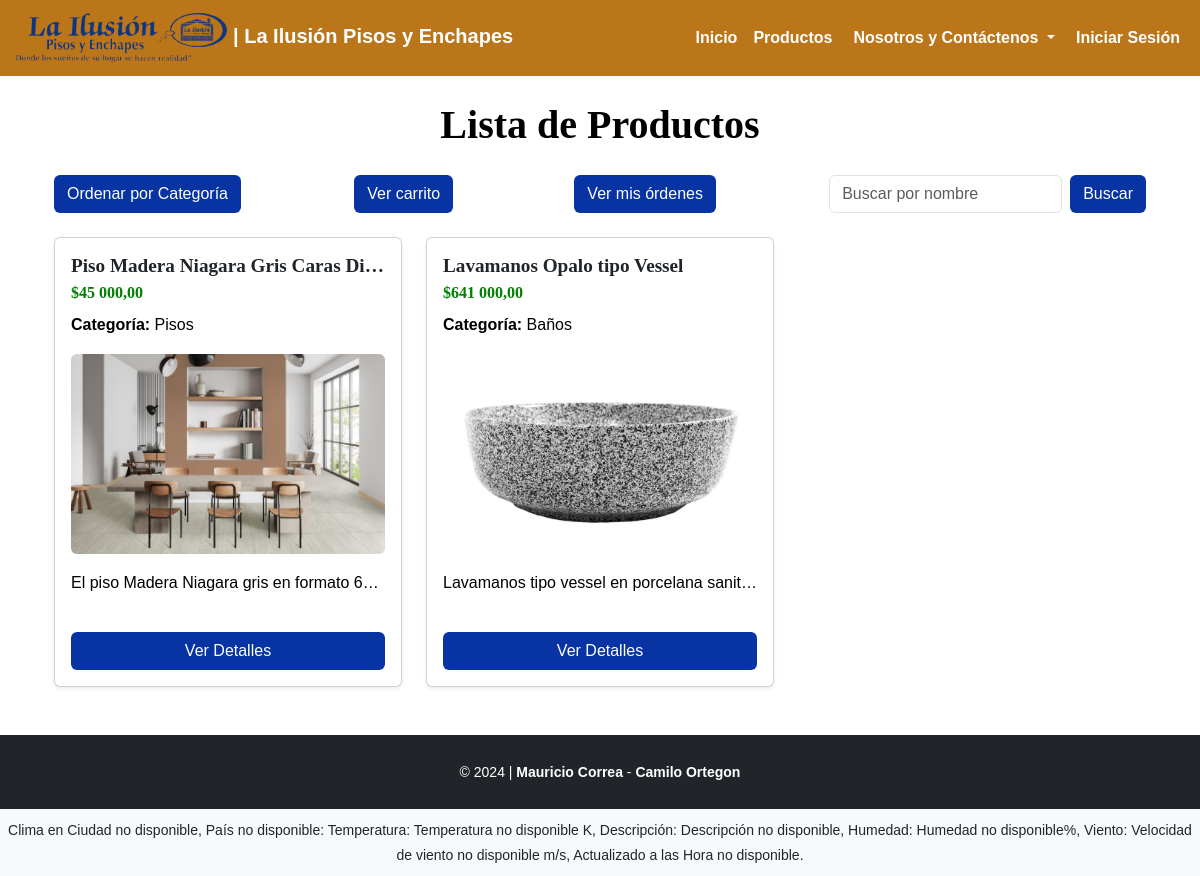
The app's page /product/ with its own data.
### product/models.py (models this page shows, shortened)
class ProductoBase(models.Model):
    categoria = models.ForeignKey('Categoria', on_delete=models.CASCADE, related_name='productos', verbose_name="Categoría", null=False, blank=False)
    subcategoria = models.ForeignKey('Subcategoria', on_delete=models.CASCADE, related_name='productos', verbose_name="Subcategoría", null=False, blank=False)
    usuario = models.ForeignKey(settings.AUTH_USER_MODEL, on_delete=models.CASCADE, related_name='productos', verbose_name="Usuario", null=True, blank=False)
    id_producto = models.AutoField(primary_key=True, verbose_name="ID del producto", null=False, blank=False)
    nombre = models.CharField(max_length=255, verbose_name="Nombre del producto", null=False, blank=False)
    precio = models.DecimalField(max_digits=10, decimal_places=2, verbose_name="Precio", validators=[MinValueValidator(0)], null=False, blank=False)
    descripcion = models.TextField(verbose_name="Descripción del producto", null=False, blank=False)
    uso = models.TextField(verbose_name="Uso del producto", null=False, blank=False)
    marca = models.CharField(max_length=100, verbose_name="Marca", null=False, blank=False)
    garantia = models.IntegerField(verbose_name="Garantía (meses)", null=False, blank=False)
    fecha_creacion = models.DateTimeField(auto_now_add=True, verbose_name="Fecha de creación", null=False, blank=False)
    fecha_modificacion = models.DateTimeField(auto_now=True, verbose_name="Fecha de última modificación", null=False, blank=False)
    esta_activo = models.BooleanField(default=True, verbose_name="Activo")
    fecha_eliminacion = models.DateTimeField(verbose_name="Fecha de eliminación", null=True, blank=True)
    class Meta:
        abstract = True  # Esto indica que esta clase es abstracta y no se creará una tabla para ella

class Producto(ProductoBase):
    imagenes = models.ManyToManyField(Imagen, blank=True, verbose_name="Imágenes", related_name='productos_inversos')
    acabado = models.CharField(max_length=255, blank=True, null=True, verbose_name="Acabado")
    adherencia = models.CharField(max_length=255, blank=True, null=True, verbose_name="Adherencia")
    alto = models.DecimalField(max_digits=5, decimal_places=2, blank=True, null=True, verbose_name="Alto (cm)")
    altura_griferia = models.DecimalField(max_digits=5, decimal_places=2, blank=True, null=True, verbose_name="Altura de la grifería (cm)")
    ancho = models.DecimalField(max_digits=5, decimal_places=2, blank=True, null=True, verbose_name="Ancho (cm)")
    areas_uso = models.TextField(blank=True, null=True,verbose_name="Áreas de uso")
    calidad = models.CharField(max_length=255, blank=True, null=True, verbose_name="Calidad")
    capacidad_descarga = models.DecimalField(max_digits=5, decimal_places=1, blank=True, null=True, verbose_name="Capacidad de descarga (L)")
    componentes = models.TextField(blank=True, null=True,verbose_name="Componentes incluidos")
    consumo_agua = models.DecimalField(max_digits=5, decimal_places=1, blank=True, null=True, verbose_name="Consumo de agua (L/min)")
    contenido_producto = models.TextField(blank=True, null=True,verbose_name="Contenido del producto")
    diametro_desague = models.DecimalField(max_digits=5, decimal_places=1, blank=True, null=True, verbose_name="Diámetro del desagüe (cm)")
    dimensiones = models.CharField(max_length=255, blank=True, null=True,verbose_name="Dimensiones")
    dilucion = models.CharField(max_length=255, blank=True, null=True,verbose_name="Dilución")
    espesor = models.DecimalField(max_digits=5, decimal_places=2, blank=True, null=True, verbose_name="Espesor (cm)")
    forma = models.CharField(max_length=255, blank=True, null=True,verbose_name="Forma")
    formato = models.CharField(max_length=255, blank=True, null=True,verbose_name="Formato")
    garantia = models.TextField(blank=True, null=True,verbose_name="Garantía")
    incluye = models.TextField(blank=True, null=True,verbose_name="Incluye")
    largo = models.DecimalField(max_digits=5, decimal_places=2, blank=True, null=True, verbose_name="Largo (cm)")
    lavabilidad = models.CharField(max_length=255, blank=True, null=True, verbose_name="Lavabilidad")
    longitud_brazo = models.DecimalField(max_digits=5, decimal_places=2, blank=True, null=True, verbose_name="Longitud del brazo (cm)")
    materiales = models.TextField(blank=True, null=True,verbose_name="Materiales")
    metro_por_caja = models.DecimalField(max_digits=3, decimal_places=2, blank=True, null=True, verbose_name="Metro por caja")
    no_incluye = models.TextField(blank=True, null=True,verbose_name="No incluye")
    perfil_tasa = models.CharField(max_length=255, blank=True, null=True,verbose_name="Perfil de tasa")
    piezas_por_caja = models.PositiveIntegerField(blank=True, null=True, verbose_name="Piezas por caja")
    presentacion = models.CharField(max_length=255, blank=True, null=True,verbose_name="Presentación")
    productos_compatibles = models.TextField(blank=True, null=True,verbose_name="Productos compatibles")
    profundidad_pozo = models.DecimalField(max_digits=5, decimal_places=2, blank=True, null=True, verbose_name="Profundidad del pozo (cm)")
    rendimiento = models.TextField(blank=True, null=True, verbose_name="Rendimiento")
    sistema_accionamiento = models.CharField(max_length=255, blank=True, null=True,verbose_name="Sistema de accionamiento")
    sistema_descarga = models.CharField(max_length=255, blank=True, null=True,verbose_name="Sistema de descarga")
    tiempo_abierto = models.DecimalField(max_digits=2, decimal_places=1,blank=True, null=True, verbose_name="Tiempo abierto (min)")
    tiempo_secado = models.DecimalField(max_digits=2, decimal_places=1,blank=True, null=True, verbose_name="Tiempo de secado (min)")
    tiempo_emboquillar = models.DecimalField(max_digits=2, decimal_places=1,blank=True, null=True, verbose_name="Tiempo para emboquillar (min)")
    tipo_asiento = models.CharField(max_length=255, blank=True, null=True,verbose_name="Tipo de asiento")
    tipo_chorro = models.CharField(max_length=255, blank=True, null=True,verbose_name="Tipo de chorro")
    tipo_cierre = models.CharField(max_length=255, blank=True, null=True,verbose_name="Tipo de cierre")
    tipo_griferia = models.CharField(max_length=255, blank=True, null=True,verbose_name="Tipo de grifería")
    tipo_herrajes = models.CharField(max_length=255, blank=True, null=True,verbose_name="Tipo de herrajes")
    tipo_instalacion = models.CharField(max_length=255, blank=True, null=True, verbose_name="Tipo de instalación")
    tipo_lavamanos = models.CharField(max_length=255, blank=True, null=True, verbose_name="Tipo de lavamanos")
    tipo_manija = models.CharField(max_length=255, blank=True, null=True, verbose_name="Tipo de manija")
    tipo_mezclador = models.CharField(max_length=255, blank=True, null=True, verbose_name="Tipo de mezclador")
    tipo_pintura = models.CharField(max_length=255, blank=True, null=True, verbose_name="Tipo de pintura")
    tipo_regadera = models.CharField(max_length=255, blank=True, null=True, verbose_name="Tipo de regadera")
    tipo_sifon = models.CharField(max_length=255, blank=True, null=True, verbose_name="Tipo de sifón")
    tipo_tanque = models.CharField(max_length=255, blank=True, null=True, verbose_name="Tipo de tanque")
    trafico = models.DecimalField(max_digits=2, decimal_places=0, max_length=255, blank=True, null=True, verbose_name="Tráfico")

class Categoria(models.Model):
    id_categoria = models.AutoField(primary_key=True, verbose_name="ID de la categoría")
    nombre = models.CharField(max_length=100, unique=True, verbose_name="Categoría", null=False, blank=False)

class Imagen(models.Model):
    id_imagen = models.AutoField(primary_key=True, verbose_name="ID de la imagen")
    productos = models.ManyToManyField('Producto', related_name='imagenes_inversas', blank=True)  # Cambiado a 'imagenes_inversas'
    url = models.ImageField(upload_to='imagenes_de_productos/', verbose_name="Imagen", null=False, blank=False)
    descripcion = models.CharField(max_length=255, blank=True, verbose_name="Descripción")

### product/views.py (the view)
# urls.py: path('', ProductIndexView.as_view(), name='product_index'),
class ProductIndexView(View):
    def get(self, request):
        productos = Producto.objects.all()
        busqueda = request.GET.get('busqueda', '')
        if busqueda:
            productos = productos.filter(nombre__icontains=busqueda)
        ordenar_por_categoria = request.GET.get('ordenar', None)
        if ordenar_por_categoria:
            productos = productos.order_by('categoria__nombre')
        productos_con_imagen = []
        for producto in productos:
            imagenes = producto.imagenes.all()  # Usa el related_name que definiste
            primera_imagen = imagenes.first() if imagenes.exists() else None  # Obtén la primera imagen
            productos_con_imagen.append({
                'producto': producto,
                'primera_imagen': primera_imagen,
            })
        context = {
            'title':'Lista de Productos - La Ilusión Pisos y Enchapes',
            'subtitle':'Lista de Productos',
            'productos_con_imagen': productos_con_imagen,
            'busqueda': busqueda,
        }
        return render(request, 'lista_productos.html', context)

### companyinformation/context_processors.py (called while the page is built)
def weather_data(request):
    data = get_cached_api_data()
    return {'weather_data': data}

### product/templates/lista_productos.html (shortened to what this page needs)
{% extends 'base.html' %}
{% block content %}
    <div class="container mt-4">
        <h1 class="text-center mb-4">{{subtitle}}</h1>
        <div class="row mb-4">
            <div class="col-12 d-flex justify-content-between align-items-center">
                <form method="get" action="{% url 'product_index' %}" class="d-inline-block">
                    <button type="submit" name="ordenar" value="true" class="btn" style="background-color: #0833a2; color: white;">
                         Ordenar por Categoría
                    </button>
                </form>
                <a href="{% url 'ver_carrito' %}" class="btn mx-2" style="background-color: #0833a2; color: white;">
                     Ver carrito
                </a>
                <a href="{% url 'mis_ordenes' %}" class="btn mx-2" style="background-color: #0833a2; color: white;">
                     Ver mis órdenes
                </a>
                <form method="get" action="{% url 'product_index' %}" class="d-flex align-items-center">
                    <input type="text" name="busqueda" placeholder="Buscar por nombre" value="{{ busqueda }}" class="form-control me-2" style="max-width: 300px;"/>
                    <button type="submit" class="btn" style="background-color: #0833a2; color: white;">
                         Buscar
                    </button>
                </form>
            </div>
        </div>
        <div class="row">
            {% for item in productos_con_imagen %}
                {% load humanize %}
                <div class="col-md-4 mb-4">
                    <div class="card shadow-sm rounded" style="height: 450px; overflow: hidden;">
                        <div class="card-body d-flex flex-column">
                            <h5 class="card-title" style="font-size: 1.2rem; overflow: hidden; text-overflow: ellipsis; white-space: nowrap;">{{ item.producto.nombre }}</h5>
                            <h6 class="card-subtitle mb-2" style="color: green;">${{ item.producto.precio |intcomma}}</h6>
                            <p class="card-text" style="overflow: hidden; text-overflow: ellipsis; white-space: nowrap;"><strong>Categoría:</strong> {{ item.producto.categoria.nombre }}</p>
                            {% if item.primera_imagen %}
                                <img src="{{ item.primera_imagen.url.url }}" alt="{{ item.primera_imagen.descripcion }}" class="card-img-top rounded mb-3" style="max-height: 200px; object-fit: cover;">
                            {% else %}
                                <img src="https://via.placeholder.com/200" alt="No hay imagen" class="card-img-top rounded mb-3" style="max-height: 200px; object-fit: cover;">
                            {% endif %}
                            <p class="card-text" style="flex-grow: 1; overflow: hidden; text-overflow: ellipsis; white-space: nowrap;">{{ item.producto.descripcion }}</p>
                            <a href="{% url 'detalle_producto' item.producto.id_producto %}" class="btn" style="background-color: #0833a2; color: white;">
                                 Ver Detalles
                            </a>
                        </div>
                    </div>
                </div>
            {% endfor %}
        </div>
    </div>
{% endblock %}

### companyinformation/static/css/app.css (style rules this page uses)
html, body { height: 100%; }
body { display: flex; flex-direction: column; }
.container { flex: 1; }
body { display: flex; flex-direction: column; font-family: Arial, sans-serif; font-size: 16px; color: #000000; line-height: 1.6; }
h1, h2, h3, h4, h5, h6 { font-family: 'Georgia', serif; color: #000000; font-weight: bold; line-height: 1.3; }
a { color: #000000; text-decoration: none; }
p { font-size: 1rem; color: #000000; }

### companyinformation/templates/base.html (style rules this page uses)
html, body { height: 100%; margin: 0; }

### records on screen
Producto: producto.nombre "Piso Madera Niagara Gris Caras Di…", producto.precio "45 000,00", producto.categoria.nombre "Pisos", primera_imagen (picture), producto.descripcion "El piso Madera Niagara gris en formato 6…"
Producto: producto.nombre "Lavamanos Opalo tipo Vessel", producto.precio "641 000,00", producto.categoria.nombre "Baños", primera_imagen (picture), producto.descripcion "Lavamanos tipo vessel en porcelana sanit…"

### other values on screen
{{ subtitle }} "Lista de Productos"
{{ weather_data.city }} "Ciudad no disponible"
{{ weather_data.country }} "País no disponible"
{{ weather_data.temperature }} "Temperatura no disponible"
{{ weather_data.description }} "Descripción no disponible"
{{ weather_data.humidity }} "Humedad no disponible"
{{ weather_data.wind_speed }} "Velocidad de viento no disponible"
{{ weather_data.data_time }} "Hora no disponible"
